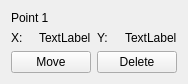
<?xml version="1.0" encoding="UTF-8"?>
<ui version="4.0">
 <class>History_Item</class>
 <widget class="QWidget" name="History_Item">
  <property name="geometry">
   <rect>
    <x>0</x>
    <y>0</y>
    <width>176</width>
    <height>83</height>
   </rect>
  </property>
  <property name="windowTitle">
   <string>Form</string>
  </property>
  <layout class="QVBoxLayout" name="verticalLayout">
   <item>
    <widget class="QLabel" name="txt_point">
     <property name="text">
      <string>Point 1</string>
     </property>
    </widget>
   </item>
   <item>
    <layout class="QHBoxLayout" name="horizontalLayout">
     <item>
      <widget class="QLabel" name="txt_X">
       <property name="text">
        <string>X:</string>
       </property>
      </widget>
     </item>
     <item>
      <widget class="QLabel" name="txt_XChange">
       <property name="text">
        <string>TextLabel</string>
       </property>
      </widget>
     </item>
     <item>
      <widget class="QLabel" name="txt_Y">
       <property name="text">
        <string>Y:</string>
       </property>
      </widget>
     </item>
     <item>
      <widget class="QLabel" name="txt_YChange">
       <property name="text">
        <string>TextLabel</string>
       </property>
      </widget>
     </item>
    </layout>
   </item>
   <item>
    <layout class="QHBoxLayout" name="horizontalLayout_2">
     <item>
      <widget class="QPushButton" name="Button_Move">
       <property name="text">
        <string>Move</string>
       </property>
      </widget>
     </item>
     <item>
      <widget class="QPushButton" name="Button_Delete">
       <property name="text">
        <string>Delete</string>
       </property>
      </widget>
     </item>
    </layout>
   </item>
  </layout>
 </widget>
 <resources/>
 <connections/>
</ui>
